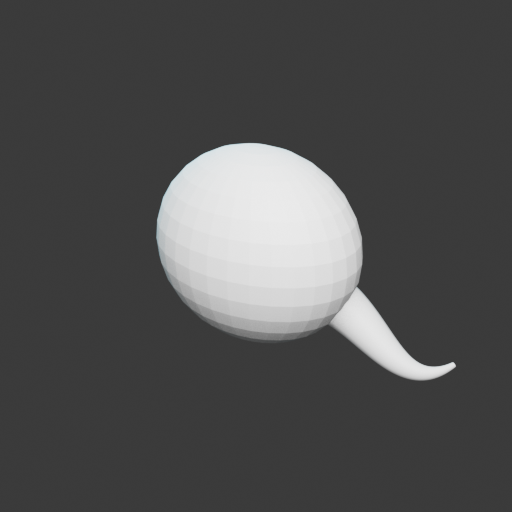
#> input picture evidence/modal-kraken-concept-body-20260909/cloud-source-local-render-0001.png, 512 x 512 px; its folder holds only this picture in this run
$ python -i asset_progress.py   (imports and definitions only)
#> lines starting #> are read from the running program, lines starting #| are printed output that depends on the picture; after the words box and inside, x2 and y2 are one past the last pixel; in counts of white or black regions, pixels touching at a corner belong together
"""Derived, immutable progress views for cloud asset-production runs."""
from __future__ import annotations

import base64
import hashlib
import html
import io
import json
from datetime import datetime, timedelta, timezone
from pathlib import Path

ASSETS = {
    "mech": {"job_types": {"kit-assembly", "final-validation", "agentic-stitch"}, "views": ("full-body", "front", "gameplay-distance")},
    "railgun": {"job_types": {"railgun"}, "views": ("side", "gameplay-distance", "full-body")},
}
RUBRIC = {"silhouette": 0.30, "proportions": 0.25, "component_geometry": 0.20,
          "material_identity": 0.10, "detail_readability": 0.10, "fit": 0.05}
MODEL_PRICING = {
    "gpt-6-astra": {
        "input_usd_per_million": 10.0,
        "cached_input_usd_per_million": 1.0,
        "output_usd_per_million": 50.0,
        "source": "https://developers.openai.com/api/docs/models/gpt-6-astra",
        "verified_at": "2026-09-10",
    },
    "gpt-5.6-luna": {
        "input_usd_per_million": 0.20,
        "cached_input_usd_per_million": 0.02,
        "output_usd_per_million": 1.20,
        "source": "https://developers.openai.com/api/docs/models/gpt-5.6-luna",
        "verified_at": "2026-09-10",
    },
}


# [17 lines left out: function priced_model_usage, not called in this run]


def image_space_profile(path: Path) -> dict:
    """Measure coarse composition without asking a vision model.

    The border median estimates the background independently for light concept
    art and dark Blender renders.  These measurements intentionally describe
    only registration and silhouette; they are not an artistic similarity
    score.
    """
    from PIL import Image, ImageFilter, ImageStat
    with Image.open(path) as source:
#> source is the input picture: PIL image 512x512 RGBA; mean R, G, B, A 79.6, 79.7, 79.7, 255
        image = source.convert("RGB")
    image.thumbnail((512, 512))
    width, height = image.size
#> width = 512; height = 512
    samples = []
    pixels = image.load()
    for x in range(width):
        samples.extend((pixels[x, 0], pixels[x, height - 1]))
#> after the loop, samples = 1024 items, first 6: (58, 58, 58), (58, 58, 58), (59, 59, 59), (59, 59, 59), (59, 59, 59), (59, 59, 59)
    for y in range(1, height - 1):
        samples.extend((pixels[0, y], pixels[width - 1, y]))
#> after the loop, samples = 2044 items, first 6: (58, 58, 58), (58, 58, 58), (59, 59, 59), (59, 59, 59), (59, 59, 59), (59, 59, 59)
    background = tuple(sorted(pixel[channel] for pixel in samples)[len(samples) // 2] for channel in range(3))
#> background = (59, 59, 59)
    mask = Image.new("L", image.size)
#> mask: PIL image 512x512 L; every value is 0
    mask.putdata([255 if sum((pixel[i] - background[i]) ** 2 for i in range(3)) ** .5 >= 36 else 0
                  for pixel in image.getdata()])
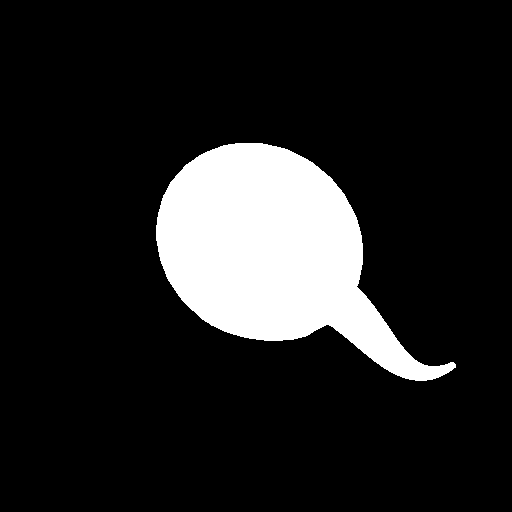
#> mask: PIL image 512x512 L; 13.7% white; 1 white region, box (x1, y1, x2, y2) and area: (156, 143, 456, 381) 36041
    mask = mask.filter(ImageFilter.MedianFilter(3))
    bbox = mask.getbbox()
#> bbox = (156, 143, 456, 381)
    if bbox is None:
        return {"foreground": False, "background_rgb": list(background)}
    left, top, right, bottom = bbox
#> left = 156; top = 143; right = 456; bottom = 381
    values = list(mask.getdata()); count = sum(value > 0 for value in values)
#> after `values = list(mask.getdata())`: values = 262144 items
#> after `count = sum((value > 0 for value in values))`: count = 36041
    xs = [index % width for index, value in enumerate(values) if value > 0]
#> xs = 36041 items
    ys = [index // width for index, value in enumerate(values) if value > 0]
#> ys = 36041 items
    edges = mask.filter(ImageFilter.FIND_EDGES)
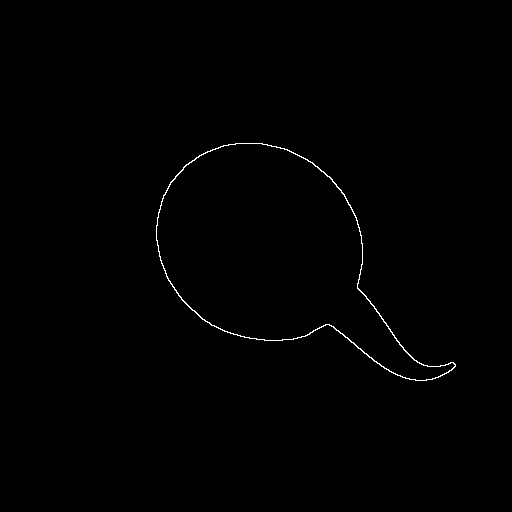
#> edges: PIL image 512x512 L; 0.43% white in thin lines or dots, all inside (x1, y1, x2, y2) = (156, 143, 456, 381)
    return {"foreground": True, "background_rgb": list(background),
            "bbox": [round(left / width, 4), round(top / height, 4), round(right / width, 4), round(bottom / height, 4)],
            "centroid": [round((sum(xs) / count) / width, 4), round((sum(ys) / count) / height, 4)],
            "occupancy": round(count / (width * height), 4),
            "aspect_ratio": round(((right - left) / width) / max((bottom - top) / height, 1e-6), 4),
            "edge_density": round(ImageStat.Stat(edges).mean[0] / 255, 4)}


# [210 lines left out: functions image_space_comparison, _verified_reference, _artifact_items, _asset_component_signature, reference_evaluation_inputs, evaluation_set_digest and 3 more, not called in this run]

def latest_reference_evaluation(run_root: Path) -> dict | None:
    receipts = [value for path in (run_root / "observability" / "evaluations").glob("*.json") if (value := _read_json(path))]
    return max(receipts, key=lambda item: item.get("created_at") or "") if receipts else None

MINIMUM_ACCEPTED_REFERENCE_DELTA = 3.0


def _job_mutates_geometry(job: dict) -> bool:
    mutating = {"apply-reference-corrections", "apply-parameterized-correction"}
    return bool(job.get("correction_spec") or any(item.get("kind") in mutating for item in job.get("operations") or []))


# [507 lines left out: functions _candidate_is_attributed, reference_progress_history, _progress_svg, _spend_svg, _instant, production_observability and 9 more, not called in this run]

>>> result = image_space_profile('../evidence/modal-kraken-concept-body-20260909/cloud-source-local-render-0001.png')
#> result = {'foreground': True, 'background_rgb': [59, 59, 59], 'bbox': [0.305, 0.279, 0.891, 0.744], 'centroid': [0.532, 0.493], 'occupancy': 0.138, 'aspect_ratio': 1.26, 'edge_density': 0.0043}

$ run again, on evidence/modal-kraken-concept-body-20260909/provider-frame-008.png
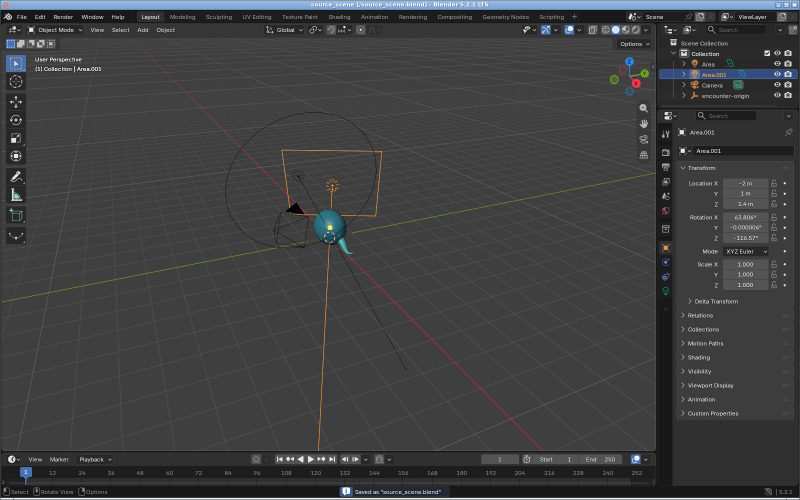
#> input picture evidence/modal-kraken-concept-body-20260909/provider-frame-008.png, 1600 x 1000 px (shown at 1/2 size)
#> in image_space_profile, source is the input picture: PIL image 1600x1000 RGB; mean R, G, B 63.2, 64.1, 65
#> after the loop in image_space_profile, `for x in range(width):`: samples = 1024 items, first 6: (130, 151, 176), (175, 176, 178), (143, 171, 202), (198, 199, 201), (142, 169, 201), (196, 197, 199)
#> after the loop in image_space_profile, `for y in range(1, height - 1):`: samples = 1660 items, first 6: (130, 151, 176), (175, 176, 178), (143, 171, 202), (198, 199, 201), (142, 169, 201), (196, 197, 199)
#> background = (142, 169, 199)
#> in image_space_profile, `mask = mask.filter(ImageFilter.MedianFilter(3))`:
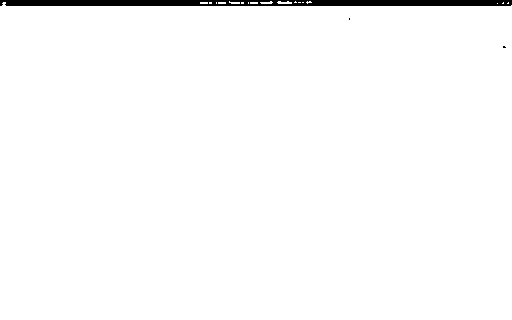
#> mask: PIL image 512x320 L; 98.2% white; 3 black regions (2 under 20 px), largest, box (x1, y1, x2, y2) and area: (0, 0, 512, 6) 2887
#> bbox = (0, 1, 512, 320)
#> left = 0; top = 1; right = 512; bottom = 320
#> values = 163840 items
#> count = 160946
#> xs = 160946 items
#> in image_space_profile, `edges = mask.filter(ImageFilter.FIND_EDGES)`:
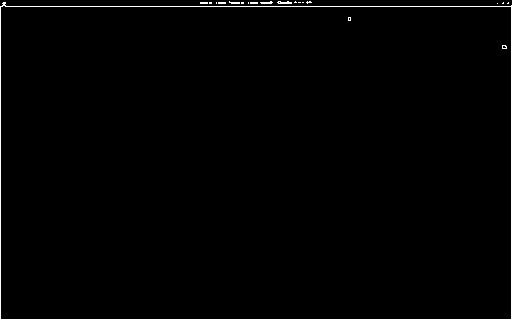
#> edges: PIL image 512x320 L; 1.1% white in thin lines or dots
#> result = {'foreground': True, 'background_rgb': [142, 169, 199], 'bbox': [0, 0.0031, 1, 1], 'centroid': [0.499, 0.507], 'occupancy': 0.982, 'aspect_ratio': 1, 'edge_density': 0.0113}

$ run again, on evidence/modal-kraken-concept-body-20260909/provider-frame-016.png
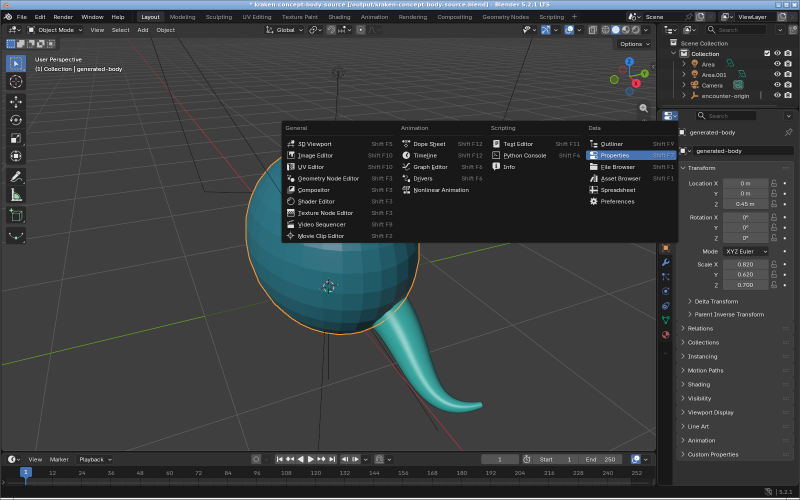
#> input picture evidence/modal-kraken-concept-body-20260909/provider-frame-016.png, 1600 x 1000 px (shown at 1/2 size)
#> in image_space_profile, source is the input picture: PIL image 1600x1000 RGB; mean R, G, B 58.4, 62, 63.2
#> after the loop in image_space_profile, `for x in range(width):`: samples = 1024 items, first 6: (130, 151, 176), (175, 176, 178), (143, 171, 202), (198, 199, 201), (142, 169, 201), (196, 197, 199)
#> after the loop in image_space_profile, `for y in range(1, height - 1):`: samples = 1660 items, first 6: (130, 151, 176), (175, 176, 178), (143, 171, 202), (198, 199, 201), (142, 169, 201), (196, 197, 199)
#> background = (142, 169, 199)
#> in image_space_profile, `mask = mask.filter(ImageFilter.MedianFilter(3))`:
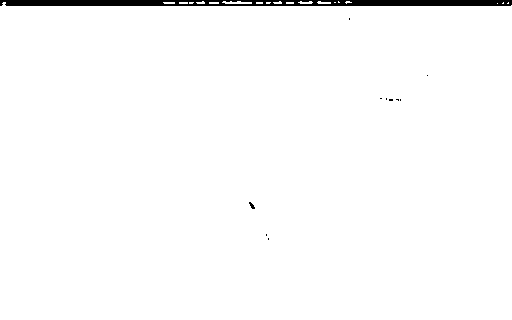
#> mask: PIL image 512x320 L; 98.3% white; 11 black regions (9 under 20 px), largest, box (x1, y1, x2, y2) and area: (0, 0, 512, 6) 2759, (249, 202, 255, 209) 22
#> bbox = (0, 1, 512, 320)
#> left = 0; top = 1; right = 512; bottom = 320
#> values = 163840 items
#> count = 161034
#> xs = 161034 items
#> in image_space_profile, `edges = mask.filter(ImageFilter.FIND_EDGES)`:
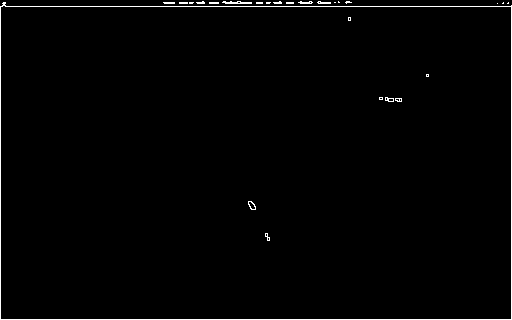
#> edges: PIL image 512x320 L; 1.3% white in thin lines or dots
#> result = {'foreground': True, 'background_rgb': [142, 169, 199], 'bbox': [0, 0.0031, 1, 1], 'centroid': [0.499, 0.507], 'occupancy': 0.983, 'aspect_ratio': 1, 'edge_density': 0.0127}
